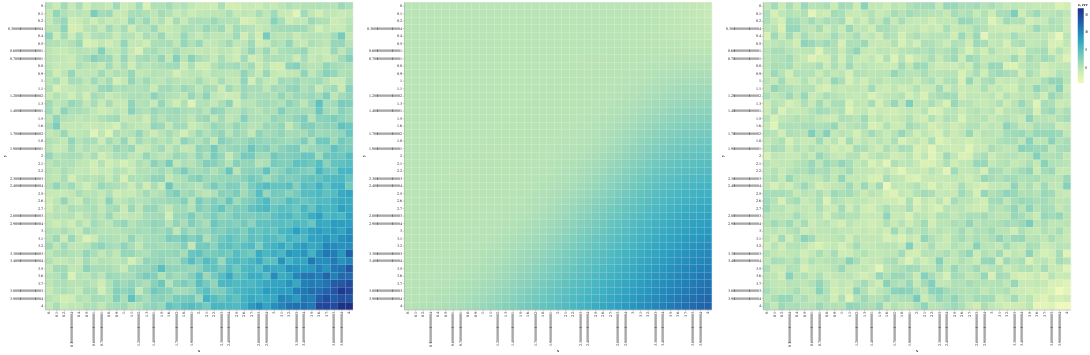

The notebook cell saved with this chart:
### Code cell
c1 = (
    alt.Chart(source)
    .mark_rect()
    .encode(
        x="x:O",
        y="y:O",
        color=alt.Color(
            "z:Q",
        ),
    )
)
c2 = (
    alt.Chart(preds_df.assign(err=preds_df["z"] - source["z"]))
    .mark_rect()
    .encode(
        x="x:O",
        y="y:O",
        color=alt.Color(
            "z:Q",
        ),
    )
)
c3 = (
    alt.Chart(preds_df.assign(err=preds_df["z"] - source["z"]))
    .mark_rect()
    .encode(
        x="x:O",
        y="y:O",
        color=alt.Color(
            "err:Q",
        ),
    )
)
c1 | c2 | c3

### Figure 1 — Vega-Lite specification as saved in the notebook (floating-point values rounded to 4 significant figures; data arrays with more than 128 entries replaced by an {"elided": "..."} marker saying what was removed)
{"config": {"view": {"continuousWidth": 300, "continuousHeight": 300}}, "hconcat": [{"data": {"name": "data-4d76e0b8472ce92f8d40433c46aeed25"}, "mark": {"type": "rect"}, "encoding": {"color": {"field": "z", "type": "quantitative"}, "x": {"field": "x", "type": "ordinal"}, "y": {"field": "y", "type": "ordinal"}}}, {"data": {"name": "data-07c76d90779ffcfeaad068bafe410274"}, "mark": {"type": "rect"}, "encoding": {"color": {"field": "z", "type": "quantitative"}, "x": {"field": "x", "type": "ordinal"}, "y": {"field": "y", "type": "ordinal"}}}, {"data": {"name": "data-07c76d90779ffcfeaad068bafe410274"}, "mark": {"type": "rect"}, "encoding": {"color": {"field": "err", "type": "quantitative"}, "x": {"field": "x", "type": "ordinal"}, "y": {"field": "y", "type": "ordinal"}}}], "$schema": "https://vega.github.io/schema/vega-lite/v6.1.0.json", "datasets": {"data-4d76e0b8472ce92f8d40433c46aeed25": {"elided": "1681 records"}, "data-07c76d90779ffcfeaad068bafe410274": {"elided": "1681 records"}}}
